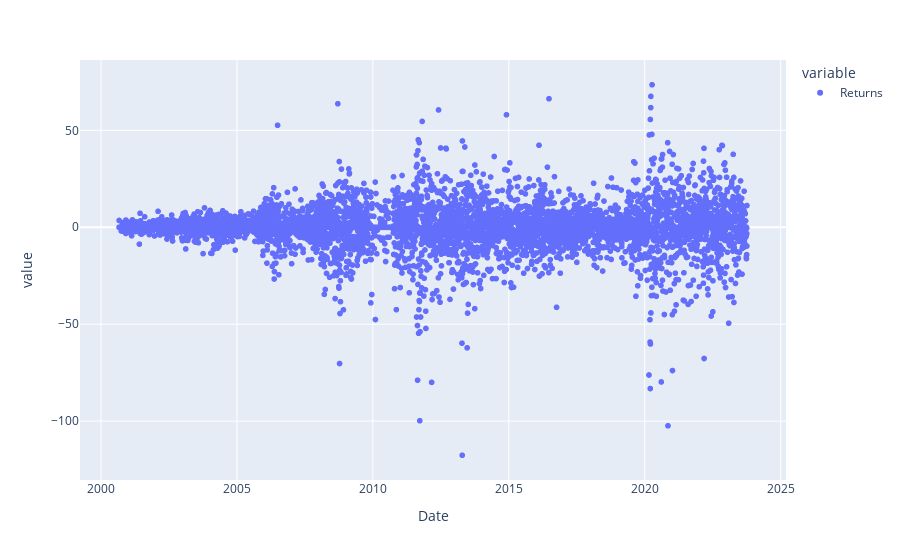

The code cell stored with this chart in its notebook:
### Code cell
fig = px.scatter(df, x=df.index, y=['Returns'])
fig.show()

### Figure 1 — Plotly figure (JSON) as saved in the notebook; plotly's stock layout.template omitted (floating-point values rounded to 4 significant figures; data arrays with more than 128 entries replaced by an {"elided": "..."} marker saying what was removed)
{"data": [{"hovertemplate": "variable=Returns<br>Date=%{x}<br>value=%{y}<extra></extra>", "legendgroup": "Returns", "marker": {"color": "#636efa", "symbol": "circle"}, "mode": "markers", "name": "Returns", "showlegend": true, "type": "scattergl", "x": {"elided": "5796 str values"}, "xaxis": "x", "y": {"elided": "5796 float values"}, "yaxis": "y"}], "layout": {"legend": {"title": {"text": "variable"}, "tracegroupgap": 0}, "margin": {"t": 60}, "xaxis": {"anchor": "y", "domain": [0, 1], "title": {"text": "Date"}}, "yaxis": {"anchor": "x", "domain": [0, 1], "title": {"text": "value"}}}}
